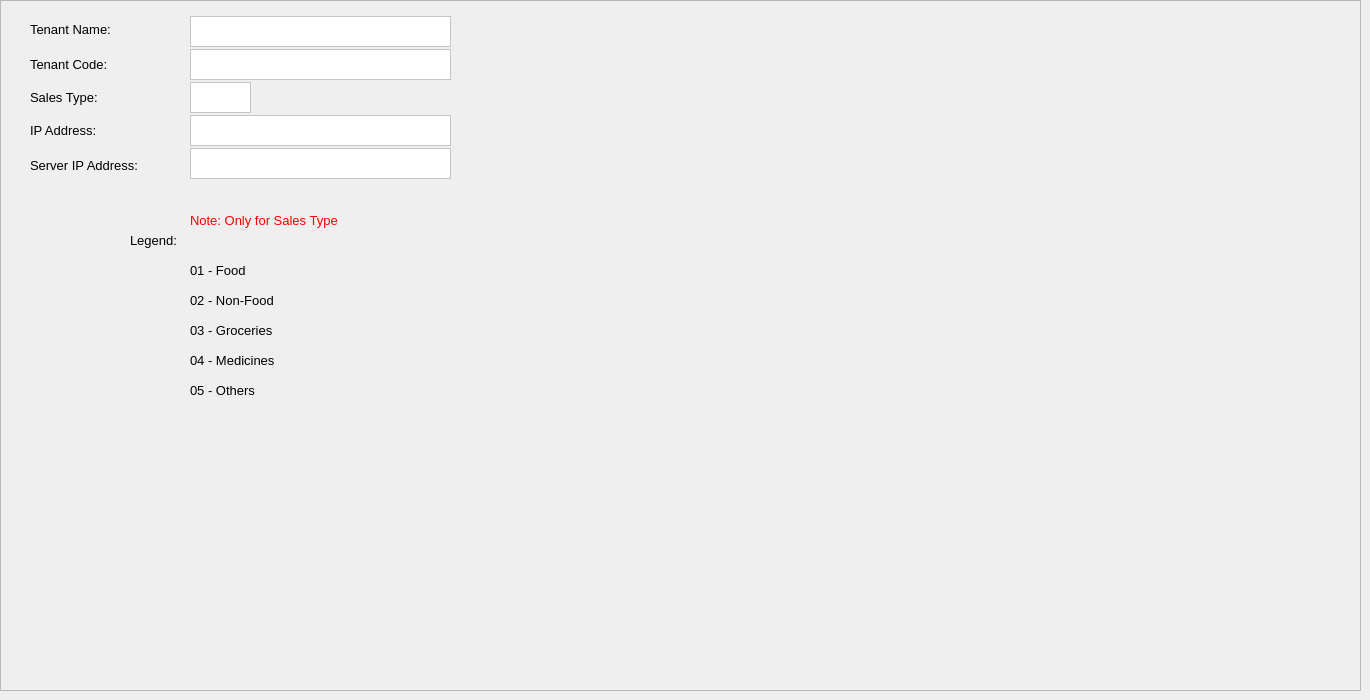
    <widget class="QWidget" name="tabMegaWorldSetup">
     <attribute name="title">
      <string>Mega World Setup</string>
     </attribute>
     <widget class="QFrame" name="frame_23">
      <property name="geometry">
       <rect>
        <x>0</x>
        <y>0</y>
        <width>1361</width>
        <height>691</height>
       </rect>
      </property>
      <property name="frameShape">
       <enum>QFrame::StyledPanel</enum>
      </property>
      <property name="frameShadow">
       <enum>QFrame::Raised</enum>
      </property>
      <widget class="QTextEdit" name="textEditTenantName">
       <property name="geometry">
        <rect>
         <x>190</x>
         <y>16</y>
         <width>261</width>
         <height>31</height>
        </rect>
       </property>
       <property name="font">
        <font>
         <family>Segoe UI</family>
         <pointsize>10</pointsize>
        </font>
       </property>
       <property name="styleSheet">
        <string notr="true">background-color: rgb(255, 255, 255);
color: rgb(0, 0, 0);</string>
       </property>
      </widget>
      <widget class="QTextEdit" name="textEditTenantCode">
       <property name="geometry">
        <rect>
         <x>190</x>
         <y>49</y>
         <width>261</width>
         <height>31</height>
        </rect>
       </property>
       <property name="font">
        <font>
         <family>Segoe UI</family>
         <pointsize>10</pointsize>
        </font>
       </property>
       <property name="styleSheet">
        <string notr="true">background-color: rgb(255, 255, 255);
color: rgb(0, 0, 0);</string>
       </property>
      </widget>
      <widget class="QTextEdit" name="textEditServerIPAddress">
       <property name="geometry">
        <rect>
         <x>190</x>
         <y>148</y>
         <width>261</width>
         <height>31</height>
        </rect>
       </property>
       <property name="font">
        <font>
         <family>Segoe UI</family>
         <pointsize>10</pointsize>
        </font>
       </property>
       <property name="styleSheet">
        <string notr="true">background-color: rgb(255, 255, 255);
color: rgb(0, 0, 0);</string>
       </property>
      </widget>
      <widget class="QLabel" name="label_84">
       <property name="geometry">
        <rect>
         <x>190</x>
         <y>210</y>
         <width>161</width>
         <height>21</height>
        </rect>
       </property>
       <property name="font">
        <font>
         <family>Segoe UI</family>
         <pointsize>10</pointsize>
        </font>
       </property>
       <property name="styleSheet">
        <string notr="true">color: rgb(255, 0, 0);</string>
       </property>
       <property name="text">
        <string>Note: Only for Sales Type</string>
       </property>
      </widget>
      <widget class="QLabel" name="label_89">
       <property name="geometry">
        <rect>
         <x>190</x>
         <y>350</y>
         <width>101</width>
         <height>21</height>
        </rect>
       </property>
       <property name="font">
        <font>
         <family>Segoe UI</family>
         <pointsize>10</pointsize>
        </font>
       </property>
       <property name="text">
        <string>04 - Medicines</string>
       </property>
      </widget>
      <widget class="QLabel" name="label_81">
       <property name="geometry">
        <rect>
         <x>30</x>
         <y>19</y>
         <width>101</width>
         <height>21</height>
        </rect>
       </property>
       <property name="font">
        <font>
         <family>Segoe UI</family>
         <pointsize>10</pointsize>
        </font>
       </property>
       <property name="text">
        <string>Tenant Name:</string>
       </property>
      </widget>
      <widget class="QLabel" name="label_88">
       <property name="geometry">
        <rect>
         <x>190</x>
         <y>320</y>
         <width>101</width>
         <height>21</height>
        </rect>
       </property>
       <property name="font">
        <font>
         <family>Segoe UI</family>
         <pointsize>10</pointsize>
        </font>
       </property>
       <property name="text">
        <string>03 - Groceries</string>
       </property>
      </widget>
      <widget class="QLabel" name="label_82">
       <property name="geometry">
        <rect>
         <x>30</x>
         <y>87</y>
         <width>111</width>
         <height>21</height>
        </rect>
       </property>
       <property name="font">
        <font>
         <family>Segoe UI</family>
         <pointsize>10</pointsize>
        </font>
       </property>
       <property name="text">
        <string>Sales Type:</string>
       </property>
      </widget>
      <widget class="QTextEdit" name="textEditIPAddress">
       <property name="geometry">
        <rect>
         <x>190</x>
         <y>115</y>
         <width>261</width>
         <height>31</height>
        </rect>
       </property>
       <property name="font">
        <font>
         <family>Segoe UI</family>
         <pointsize>10</pointsize>
        </font>
       </property>
       <property name="styleSheet">
        <string notr="true">background-color: rgb(255, 255, 255);
color: rgb(0, 0, 0);</string>
       </property>
      </widget>
      <widget class="QLabel" name="label_83">
       <property name="geometry">
        <rect>
         <x>30</x>
         <y>155</y>
         <width>151</width>
         <height>21</height>
        </rect>
       </property>
       <property name="font">
        <font>
         <family>Segoe UI</family>
         <pointsize>10</pointsize>
        </font>
       </property>
       <property name="text">
        <string>Server IP Address:</string>
       </property>
      </widget>
      <widget class="QLabel" name="label_87">
       <property name="geometry">
        <rect>
         <x>190</x>
         <y>290</y>
         <width>101</width>
         <height>21</height>
        </rect>
       </property>
       <property name="font">
        <font>
         <family>Segoe UI</family>
         <pointsize>10</pointsize>
        </font>
       </property>
       <property name="text">
        <string>02 - Non-Food</string>
       </property>
      </widget>
      <widget class="QLabel" name="label_90">
       <property name="geometry">
        <rect>
         <x>190</x>
         <y>380</y>
         <width>101</width>
         <height>21</height>
        </rect>
       </property>
       <property name="font">
        <font>
         <family>Segoe UI</family>
         <pointsize>10</pointsize>
        </font>
       </property>
       <property name="text">
        <string>05 - Others</string>
       </property>
      </widget>
      <widget class="QLabel" name="label_79">
       <property name="geometry">
        <rect>
         <x>30</x>
         <y>54</y>
         <width>121</width>
         <height>21</height>
        </rect>
       </property>
       <property name="font">
        <font>
         <family>Segoe UI</family>
         <pointsize>10</pointsize>
        </font>
       </property>
       <property name="text">
        <string>Tenant Code:</string>
       </property>
      </widget>
      <widget class="QLabel" name="label_80">
       <property name="geometry">
        <rect>
         <x>30</x>
         <y>120</y>
         <width>151</width>
         <height>21</height>
        </rect>
       </property>
       <property name="font">
        <font>
         <family>Segoe UI</family>
         <pointsize>10</pointsize>
        </font>
       </property>
       <property name="text">
        <string>IP Address:</string>
       </property>
      </widget>
      <widget class="QLabel" name="label_85">
       <property name="geometry">
        <rect>
         <x>130</x>
         <y>230</y>
         <width>101</width>
         <height>21</height>
        </rect>
       </property>
       <property name="font">
        <font>
         <family>Segoe UI</family>
         <pointsize>10</pointsize>
        </font>
       </property>
       <property name="text">
        <string>Legend:</string>
       </property>
      </widget>
      <widget class="QTextEdit" name="textEditSalesType">
       <property name="geometry">
        <rect>
         <x>190</x>
         <y>82</y>
         <width>61</width>
         <height>31</height>
        </rect>
       </property>
       <property name="font">
        <font>
         <family>Segoe UI</family>
         <pointsize>10</pointsize>
        </font>
       </property>
       <property name="styleSheet">
        <string notr="true">background-color: rgb(255, 255, 255);
color: rgb(0, 0, 0);</string>
       </property>
      </widget>
      <widget class="QLabel" name="label_86">
       <property name="geometry">
        <rect>
         <x>190</x>
         <y>260</y>
         <width>101</width>
         <height>21</height>
        </rect>
       </property>
       <property name="font">
        <font>
         <family>Segoe UI</family>
         <pointsize>10</pointsize>
        </font>
       </property>
       <property name="text">
        <string>01 - Food</string>
       </property>
      </widget>
     </widget>
    </widget>
